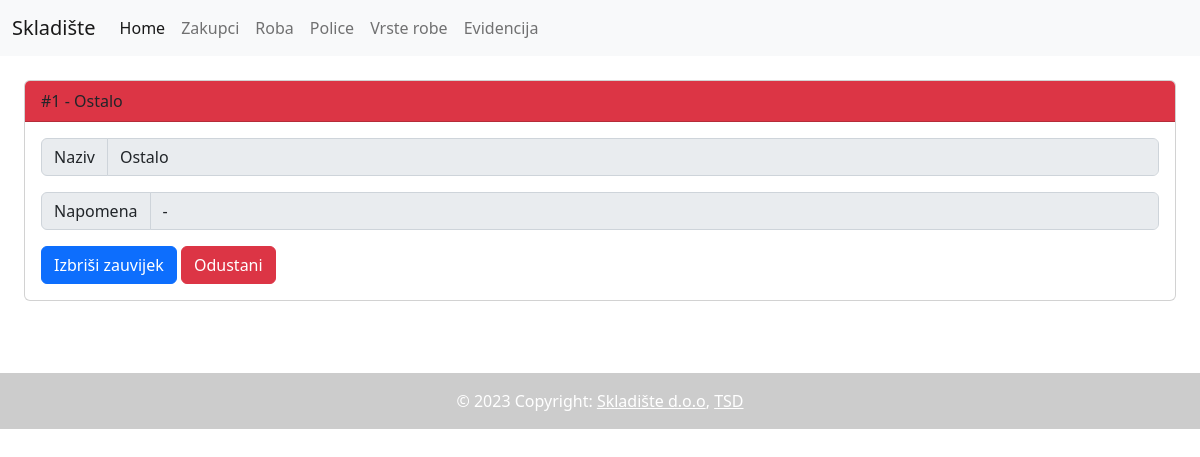
/vrsta-izbrisi.php?id=1, run on the app's committed database.
### tables this page shows
CREATE TABLE `vrstarobe` (
  `ID` int(11) NOT NULL PRIMARY KEY AUTO_INCREMENT,
  `Naziv` char(25) NOT NULL,
  `Napomena` varchar(100) DEFAULT NULL
);

### vrsta-izbrisi.php (the view, shortened to what this page needs)
<!DOCTYPE html>
<html lang="en">
<head>
    <link rel="stylesheet" href="/skladiste/bootstrap/css/bootstrap.css">
</head>
<body>
    <?php include($_SERVER['DOCUMENT_ROOT'].'/skladiste/include/header.php'); ?>
    <?php include($_SERVER['DOCUMENT_ROOT'].'/skladiste/server/config.php'); ?>
    <?php
        if (isset($_GET["id"])) {
            $query = $DB->query("SELECT * FROM `vrstarobe` WHERE `ID` = ".$_GET["id"]);
            while($row = $query->fetch_assoc()) {
                $vrsta = $row;
            }
        }
    ?>
    <div class="card m-4">
        <div class="card-header bg-danger">
            #<?php print($vrsta["ID"]); ?> - <?php print($vrsta["Naziv"]); ?>
        </div>
        <div class="card-body">
            <form action="./vrsta-izbrisi.php" method="POST">
                <div class="input-group mb-3">
                    <span class="input-group-text" id="basic-addon1">Naziv</span>
                    <input disabled name="naziv" type="text" class="form-control" placeholder="Naziv" aria-label="Naziv" aria-describedby="basic-addon1" value="<?php print($vrsta["Naziv"]); ?>">
                </div>
                <div class="input-group mb-3">
                    <span class="input-group-text" id="basic-addon1">Napomena</span>
                    <input disabled name="napomena" type="text" class="form-control" placeholder="Napomena" aria-label="Napomena" aria-describedby="basic-addon1" value="<?php print($vrsta["Napomena"]); ?>">
                </div>
                <button class="btn btn-primary">Izbriši zauvijek</button>
                <a class="btn btn-danger" href="./uredi-vrstu.php?id=<?php print($vrsta["ID"]); ?>&return=.%2Fvrsta-lista.php?page=1">Odustani</a>
            </form>
        </div>
    </div>
    <?php include($_SERVER['DOCUMENT_ROOT'].'/skladiste/include/footer.php'); ?>
</body>
</html>

### data on the page
vrstarobe: ID "1", Naziv "Ostalo", naziv "Ostalo", napomena "-"
